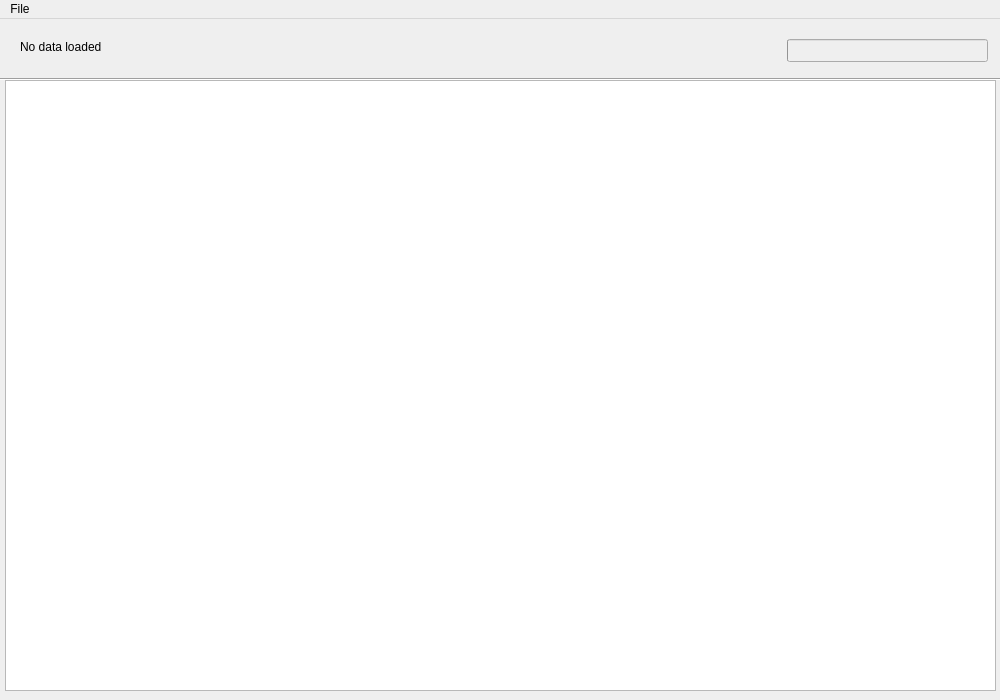
<?xml version="1.0" encoding="UTF-8"?>
<ui version="4.0">
 <class>MainWindow</class>
 <widget class="QMainWindow" name="MainWindow">
  <property name="geometry">
   <rect>
    <x>0</x>
    <y>0</y>
    <width>1000</width>
    <height>700</height>
   </rect>
  </property>
  <property name="windowTitle">
   <string>Visualisierung 1</string>
  </property>
  <widget class="QWidget" name="centralwidget">
   <widget class="QLabel" name="labelTop">
    <property name="geometry">
     <rect>
      <x>20</x>
      <y>20</y>
      <width>1001</width>
      <height>16</height>
     </rect>
    </property>
    <property name="text">
     <string>No data loaded</string>
    </property>
   </widget>
   <widget class="QProgressBar" name="progressBar">
    <property name="enabled">
     <bool>false</bool>
    </property>
    <property name="geometry">
     <rect>
      <x>787</x>
      <y>20</y>
      <width>201</width>
      <height>23</height>
     </rect>
    </property>
    <property name="value">
     <number>0</number>
    </property>
    <property name="textVisible">
     <bool>false</bool>
    </property>
   </widget>
   <widget class="Line" name="line">
    <property name="geometry">
     <rect>
      <x>0</x>
      <y>50</y>
      <width>1011</width>
      <height>20</height>
     </rect>
    </property>
    <property name="orientation">
     <enum>Qt::Horizontal</enum>
    </property>
   </widget>
   <widget class="QGraphicsView" name="graphicsView">
    <property name="geometry">
     <rect>
      <x>5</x>
      <y>61</y>
      <width>991</width>
      <height>611</height>
     </rect>
    </property>
   </widget>
  </widget>
  <widget class="QMenuBar" name="menubar">
   <property name="geometry">
    <rect>
     <x>0</x>
     <y>0</y>
     <width>1000</width>
     <height>21</height>
    </rect>
   </property>
   <widget class="QMenu" name="menuFile">
    <property name="title">
     <string>File</string>
    </property>
    <addaction name="actionOpen"/>
    <addaction name="separator"/>
    <addaction name="actionClose"/>
   </widget>
   <addaction name="menuFile"/>
  </widget>
  <action name="actionOpen">
   <property name="text">
    <string>Open ...</string>
   </property>
  </action>
  <action name="actionClose">
   <property name="text">
    <string>Close</string>
   </property>
  </action>
 </widget>
 <resources/>
 <connections/>
</ui>
